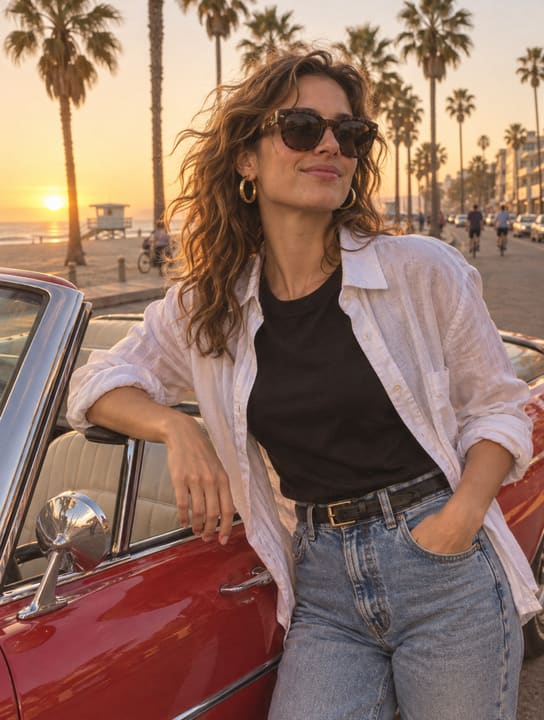
#> input picture app/samples/boulevard.jpg, 544 x 720 px
$ python make-screenshots.py
#> lines starting #> are read from the running program, lines starting #| are printed output that depends on the picture
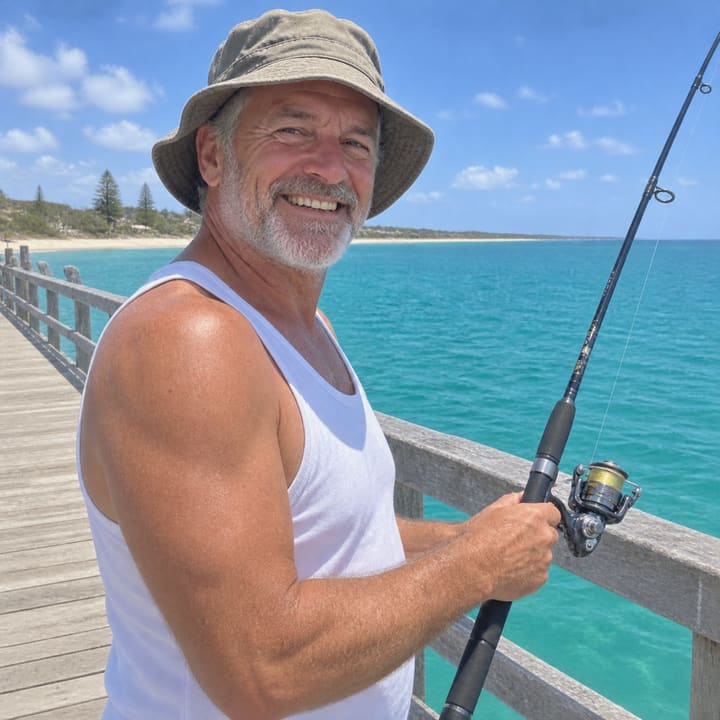
#> input picture app/samples/pier.jpg, 720 x 720 px
#!/usr/bin/env python3
"""Neon Vice Cover Studio — screenshot maker.

Draws the entry's four screenshots with PIL, using the same design the
app's own canvas engine draws: the same layouts, grades, title treatment
and effects, and the same two free sample photos. No headless browser
exists on this machine, so the cover images are the app's own drawing of
its exported covers, and the editor shot is a faithful drawing of the
app's UI (browser frame, rails, controls, live preview) with the real
labels and values the app shows.

Usage: python3 tools/make-screenshots.py
Writes screenshots/1-cover.png .. 4-cover-story.png, each <= 256 KiB.
"""

import math
import os
import random
from PIL import Image, ImageDraw, ImageFilter, ImageFont

ROOT = os.path.dirname(os.path.dirname(os.path.abspath(__file__)))
APP = os.path.join(ROOT, "app")
SHOTS = os.path.join(ROOT, "screenshots")

TITLE_FONT = os.path.join(APP, "fonts", "title-condensed-black.ttf")
SUB_FONT = os.path.join(APP, "fonts", "subtitle-condensed-italic.ttf")
UI_FONT = os.path.join(APP, "fonts", "ui-bold.ttf")

GRADES = {
    "vice-sunset": {
        "sky": [(255, 154, 61), (255, 94, 122), (181, 55, 242)],
        "title": [(255, 226, 89), (255, 167, 81)],
        "glow": (255, 94, 122), "tint": (255, 94, 122), "deep": (70, 20, 90),
    },
    "neon-nights": {
        "sky": [(10, 255, 239), (255, 47, 179), (27, 15, 59)],
        "title": [(125, 249, 255), (255, 157, 226)],
        "glow": (255, 47, 179), "tint": (255, 47, 179), "deep": (10, 8, 40),
    },
    "golden-hour": {
        "sky": [(255, 215, 106), (255, 140, 66), (201, 75, 75)],
        "title": [(255, 243, 176), (255, 179, 71)],
        "glow": (255, 140, 66), "tint": (255, 170, 60), "deep": (90, 30, 10),
    },
    "miami-teal": {
        "sky": [(126, 240, 212), (43, 179, 255), (11, 61, 102)],
        "title": [(232, 255, 249), (126, 240, 212)],
        "glow": (43, 179, 255), "tint": (43, 179, 255), "deep": (6, 40, 66),
    },
}

LAYOUTS = {
    "hero": {
        "panels": [(0, 0, 0.62, 0.78), (0.62, 0, 0.38, 0.26),
                   (0.62, 0.26, 0.38, 0.26), (0.62, 0.52, 0.38, 0.26)],
        "band": "bottom",
    },
    "nine": {
        "panels": [(i % 3 / 3, i // 3 / 3, 1 / 3, 1 / 3) for i in range(9)],
        "band": "center",
    },
    "tilted": {
        "panels": [(0, 0, 1, 1), (0.07, 0.30, 0.30, 0.44),
                   (0.36, 0.36, 0.30, 0.44), (0.65, 0.30, 0.30, 0.44)],
        "band": "top",
        "tilts": [0, -4, 2.5, -2],
    },
    "strips": {
        "panels": [(0, 0, 1 / 3, 0.78), (1 / 3, 0, 1 / 3, 0.78),
                   (2 / 3, 0, 1 / 3, 0.78)],
        "band": "bottom",
    },
}


def lerp(a, b, t):
    return tuple(int(round(a[i] + (b[i] - a[i]) * t)) for i in range(3))


def vgrad(w, h, stops):
    """Vertical multi-stop gradient."""
#> called with w = 900, h = 1100
    img = Image.new("RGB", (1, h))
    px = img.load()
    n = len(stops) - 1
#> n = 2
    for y in range(h):
        t = y / max(1, h - 1) * n
        i = min(n - 1, int(t))
        px[0, y] = lerp(stops[i], stops[i + 1], t - i)
#> this loop made 1100 passes
#> t on passes 1 to 3: 0, 0.00182, 0.00364
    return img.resize((w, h))
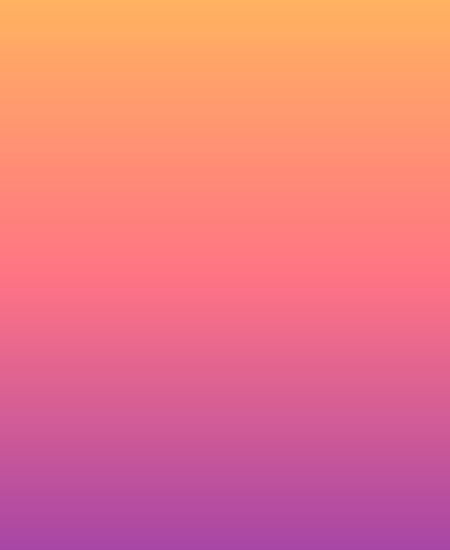
#> returned value: PIL image 900x1100 RGB (shown at 1/2 size); mean R, G, B 233.2, 120, 131.2


def hgrad(w, h, stops):
    return vgrad(h, w, stops).rotate(-90, expand=True).resize((w, h))


def paste_cover(base, img, box, zoom=1.0, ox=0.0, oy=0.0):
    """Paste img into box (x, y, w, h) with cover-fit, zoom and offset."""
    x, y, w, h = box
    scale = max(w / img.width, h / img.height) * zoom
    nw, nh = int(img.width * scale), int(img.height * scale)
    resized = img.resize((nw, nh), Image.LANCZOS)
    dx = x + (w - nw) // 2 + int(ox * w)
    dy = y + (h - nh) // 2 + int(oy * h)
    layer = Image.new("RGBA", base.size, (0, 0, 0, 0))
    layer.paste(resized, (dx, dy))
    mask = Image.new("L", base.size, 0)
    ImageDraw.Draw(mask).rectangle([x, y, x + w - 1, y + h - 1], fill=255)
    base.paste(Image.alpha_composite(base.convert("RGBA"), layer).convert("RGB"),
               (0, 0), mask)
    return base


def text_layer(size, text, font_path, font_size, fill=(255, 255, 255),
               stroke=0, stroke_fill=(0, 0, 0)):
    """Render text on its own RGBA layer, tightly cropped, with its offset."""
    font = ImageFont.truetype(font_path, font_size)
    probe = Image.new("RGBA", (8, 8))
    d = ImageDraw.Draw(probe)
    bbox = d.textbbox((0, 0), text, font=font, stroke_width=stroke)
    w, h = bbox[2] - bbox[0] + 4, bbox[3] - bbox[1] + 4
    layer = Image.new("RGBA", (max(1, w), max(1, h)), (0, 0, 0, 0))
    d = ImageDraw.Draw(layer)
    d.text((2 - bbox[0], 2 - bbox[1]), text, font=font, fill=fill + (255,),
           stroke_width=stroke, stroke_fill=stroke_fill + (255,))
    return layer, (-bbox[0] + 2, -bbox[1] + 2)


def gradient_text(base, cx, top, text, font_path, font_size, grad_stops,
                  stroke_ratio=0.07, stroke_fill=(24, 6, 32), max_w=None):
    """Draw centred gradient text with a dark outline sized to the
    fitted text (the outline must shrink with the text, or small titles
    turn into blobs)."""
    size = font_size
    while max_w:
        font = ImageFont.truetype(font_path, size)
        if font.getlength(text) <= max_w or size <= 20:
            break
        size = int(size * 0.94)
    stroke = max(2, int(size * stroke_ratio))
    layer, off = text_layer(base.size, text, font_path, size,
                            stroke=stroke, stroke_fill=stroke_fill)
    grad = hgrad(layer.width, layer.height, grad_stops).convert("RGBA")
    mask = layer.split()[3]
    coloured = Image.new("RGBA", layer.size, (0, 0, 0, 0))
    coloured.paste(grad, (0, 0), mask)
    outline = Image.new("RGBA", layer.size, (0, 0, 0, 0))
    if stroke:
        d = ImageDraw.Draw(outline)
        font = ImageFont.truetype(font_path, size)
        d.text((off[0], off[1]), text, font=font,
               fill=stroke_fill + (255,), stroke_width=stroke,
               stroke_fill=stroke_fill + (255,))
    x = cx - layer.width // 2
    base.paste(outline, (x, top), outline)
    base.paste(coloured, (x, top), coloured)
    return size, layer.height


def glow_text(base, cx, top, text, font_path, font_size, colour, glow):
    font = ImageFont.truetype(font_path, font_size)
    layer, off = text_layer(base.size, text, font_path, font_size, fill=colour)
    blur = layer.filter(ImageFilter.GaussianBlur(font_size * 0.28))
    tinted = Image.new("RGBA", layer.size, (0, 0, 0, 0))
    glow_layer = Image.new("RGBA", layer.size, glow + (0,))
    glow_layer.putalpha(blur.split()[3].point(lambda a: int(a * 0.9)))
    tinted = Image.alpha_composite(tinted, glow_layer)
    x = cx - layer.width // 2
    base.paste(tinted, (x, top), tinted)
    base.paste(layer, (x, top), layer)
    return layer.height


def draw_sun(base, grade, w, h, zone):
    cx, cy = w // 2, int(h * (0.13 if zone == "top" else 0.62))
    r = int(min(w, h) * 0.16)
    halo = Image.new("RGBA", base.size, (0, 0, 0, 0))
    d = ImageDraw.Draw(halo)
    for i, alpha in enumerate((26, 18, 10)):
        rr = int(r * (1.6 + i * 0.5))
        d.ellipse([cx - rr, cy - rr, cx + rr, cy + rr],
                  fill=grade["sky"][0] + (alpha,))
    halo = halo.filter(ImageFilter.GaussianBlur(r * 0.35))
    base.paste(Image.alpha_composite(base.convert("RGBA"), halo).convert("RGB"), (0, 0))
    sun = Image.new("RGBA", (r * 2 + 4, r * 2 + 4), (0, 0, 0, 0))
    sd = ImageDraw.Draw(sun)
    grad = vgrad(r * 2 + 4, r * 2 + 4,
                 [(255, 247, 192), grade["sky"][0], grade["sky"][1]])
    mask = Image.new("L", sun.size, 0)
    ImageDraw.Draw(mask).ellipse([2, 2, r * 2 + 2, r * 2 + 2], fill=255)
    sun.paste(grad, (0, 0), mask)
    sd = ImageDraw.Draw(sun)
    for i in range(3):
        y0 = r + int(r * 0.1) + i * int(r * 0.27)
        # cut the slit: erase with destination-out style clear
        slit = Image.new("RGBA", sun.size, (0, 0, 0, 0))
        ImageDraw.Draw(slit).rectangle(
            [0, y0, sun.width, y0 + int(r * (0.09 + i * 0.035))], fill=(0, 0, 0, 255))
        sun = Image.composite(Image.new("RGBA", sun.size, (0, 0, 0, 0)), sun,
                              slit.split()[3].point(lambda a: 255 - a))
    base.paste(sun, (cx - r - 2, cy - r - 2), sun)


def draw_skyline(base, w, h, base_y, seed=20261119):
    rnd = random.Random(seed)
    layer = Image.new("RGBA", base.size, (0, 0, 0, 0))
    d = ImageDraw.Draw(layer)
    x = 0
    while x < w:
        bw = int(w * (0.04 + rnd.random() * 0.07))
        bh = int(h * (0.04 + rnd.random() * 0.11))
        d.rectangle([x, base_y - bh, x + bw, base_y + 2], fill=(16, 6, 28, 225))
        if rnd.random() > 0.45:
            d.rectangle([x + int(bw * 0.28), base_y - bh - int(h * 0.035),
                         x + int(bw * 0.48), base_y - bh], fill=(16, 6, 28, 225))
        x += bw + int(w * 0.008)
    win = random.Random(77)
    for _ in range(46):
        wx, wy = win.random() * w, base_y - h * 0.02 - win.random() * h * 0.12
        d.rectangle([wx, wy, wx + max(2, w * 0.004), wy + max(2, h * 0.006)],
                    fill=(255, 214, 120, 220))
    base.paste(Image.alpha_composite(base.convert("RGBA"), layer).convert("RGB"), (0, 0))


def draw_palm(base, x, base_y, s, lean, colour=(12, 4, 22)):
    """A palm silhouette: a gently curving trunk and fronds that arc
    outward and droop, drawn as quadratic-bezier polylines."""
    d = ImageDraw.Draw(base, "RGBA")

    def bezier(p0, p1, p2, steps=14):
        pts = []
        for i in range(steps + 1):
            t = i / steps
            mx = (1 - t) ** 2 * p0[0] + 2 * (1 - t) * t * p1[0] + t * t * p2[0]
            my = (1 - t) ** 2 * p0[1] + 2 * (1 - t) * t * p1[1] + t * t * p2[1]
            pts.append((mx, my))
        return pts

    trunk_top = (x + int(26 * s * math.cos(lean)) + int(8 * s),
                 base_y - int(128 * s))
    d.line(bezier((x, base_y),
                  (x + int(14 * s), base_y - int(70 * s)),
                  trunk_top),
           fill=colour + (230,), width=max(3, int(7 * s)))
    cx, cy = trunk_top
    for i in range(7):
        ang = -math.pi * 0.95 + i * (math.pi * 0.30)
        reach = (78 + (i % 3) * 10) * s
        end = (cx + math.cos(ang) * reach,
               cy + math.sin(ang) * reach * 0.55 + 34 * s)
        ctrl = (cx + math.cos(ang) * reach * 0.55,
                cy + math.sin(ang) * reach * 0.55 - 26 * s)
        d.line(bezier((cx, cy), ctrl, end),
               fill=colour + (230,), width=max(2, int(5 * s)))
    d.ellipse([cx - 8 * s, cy - 2 * s, cx + 6 * s, cy + 12 * s],
              fill=colour + (230,))


def draw_birds(base, w, h, zone):
    d = ImageDraw.Draw(base, "RGBA")
    y0 = h * (0.10 if zone == "top" else 0.08)
    lw = max(2, int(w * 0.0022))
    for fx, fy, s in [(0.16, 0.02, 1), (0.30, -0.02, 0.8),
                      (0.78, 0.03, 1.1), (0.86, -0.01, 0.7)]:
        x, y = w * fx, y0 + h * fy
        r = w * 0.014 * s
        d.arc([x - r, y - r, x + r, y + r], 200, 340,
              fill=(20, 8, 30, 190), width=lw)


def draw_halftone(base, x, y, w, h, colour=(255, 255, 255)):
    d = ImageDraw.Draw(base, "RGBA")
    step = max(9, int(w * 0.012))
    yy = y + step // 2
    while yy < y + h:
        xx = x + step // 2
        while xx < x + w:
            t = 1 - (yy - y) / h
            r = max(0.4, step * 0.26 * t)
            d.ellipse([xx - r, yy - r, xx + r, yy + r], fill=colour + (70,))
            xx += step
        yy += step


def add_grain(base, seed=987654):
    rnd = random.Random(seed)
    d = ImageDraw.Draw(base, "RGBA")
    n = (base.width * base.height) // 9000
    for _ in range(n):
        d.point((rnd.random() * base.width, rnd.random() * base.height),
                fill=(255, 255, 255, 13))
    for _ in range(n):
        d.point((rnd.random() * base.width, rnd.random() * base.height),
                fill=(0, 0, 0, 13))


def add_vignette(base):
    w, h = base.size
    small = Image.new("L", (160, 90), 0)
    px = small.load()
    for yy in range(90):
        for xx in range(160):
            dx = (xx / 159 - 0.5) * 2
            dy = (yy / 89 - 0.5) * 2
            dist = math.sqrt(dx * dx + dy * dy)
            px[xx, yy] = int(max(0, min(255, (dist - 0.72) / 0.55 * 110)))
    mask = small.resize((w, h), Image.BICUBIC)
    black = Image.new("RGB", (w, h), (8, 4, 20))
    base.paste(Image.composite(black, base, mask), (0, 0))


def grade_wash(base, grade):
    w, h = base.size
    sky = hgrad(w, h, grade["sky"])
    base.paste(Image.blend(base, sky, 0.16), (0, 0))
    # deepen only the lower part: alpha ramps 0 -> 150 from 55% height down
    ramp = Image.new("L", (1, 100), 0)
    px = ramp.load()
    for yy in range(100):
        px[0, yy] = 0 if yy < 55 else int((yy - 55) / 45 * 150)
    alpha = ramp.resize((w, h))
    deep = Image.new("RGBA", (w, h), grade["deep"] + (255,))
    deep.putalpha(alpha)
    out = Image.alpha_composite(base.convert("RGBA"), deep)
    tint = Image.new("RGBA", (w, h), grade["tint"] + (26,))
    out = Image.alpha_composite(out, tint)
    base.paste(out.convert("RGB"), (0, 0))

# ---------------------------------------------------------------- photos

def photo_beach(w=900, h=1100):
    img = vgrad(w, h, [(255, 178, 96), (255, 116, 132), (168, 70, 165)])
    d = ImageDraw.Draw(img)
    sun_cx, sun_cy, sun_r = int(w * 0.5), int(h * 0.24), int(w * 0.13)
    halo = Image.new("RGBA", (w, h), (0, 0, 0, 0))
#> halo: PIL image 900x1100 RGBA; every value is 0
    hd = ImageDraw.Draw(halo)
    hd.ellipse([sun_cx - sun_r * 2, sun_cy - sun_r * 2,
                sun_cx + sun_r * 2, sun_cy + sun_r * 2],
               fill=(255, 170, 90, 60))
    halo = halo.filter(ImageFilter.GaussianBlur(40))
    img.paste(Image.alpha_composite(img.convert("RGBA"), halo).convert("RGB"), (0, 0))
    d = ImageDraw.Draw(img)
    d.ellipse([sun_cx - sun_r, sun_cy - sun_r, sun_cx + sun_r, sun_cy + sun_r],
              fill=(255, 244, 190))
    sea = vgrad(w, int(h * 0.42), [(58, 188, 198), (14, 74, 116)])
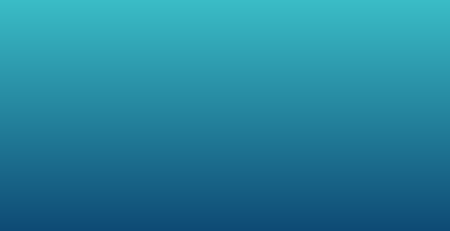
#> sea: PIL image 900x462 RGB (shown at 1/2 size); mean R, G, B 36, 131, 157
    img.paste(sea, (0, int(h * 0.58)))
    d = ImageDraw.Draw(img, "RGBA")
    rnd = random.Random(5)
    for _ in range(26):
        y = int(h * (0.60 + rnd.random() * 0.24))
        x0 = int(rnd.random() * w * 0.7)
        d.line([(x0, y), (x0 + int(w * (0.05 + rnd.random() * 0.2)), y)],
               fill=(255, 255, 255, 46), width=2)
    sand = vgrad(w, int(h * 0.12), [(238, 198, 138), (198, 148, 88)])
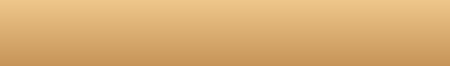
#> sand: PIL image 900x132 RGB (shown at 1/2 size); mean R, G, B 218, 173, 113
    img.paste(sand, (0, int(h * 0.88)))
    draw_palm(img, int(w * 0.10), int(h * 0.93), h * 0.0011, 0.1, (20, 8, 26))
    draw_palm(img, int(w * 0.90), int(h * 0.95), h * 0.0009, -0.12, (20, 8, 26))
    return img.filter(ImageFilter.GaussianBlur(0.6))


def photo_neon(w=900, h=1100):
#> called with w = 900, h = 1100
    img = Image.new("RGB", (w, h), (12, 6, 26))
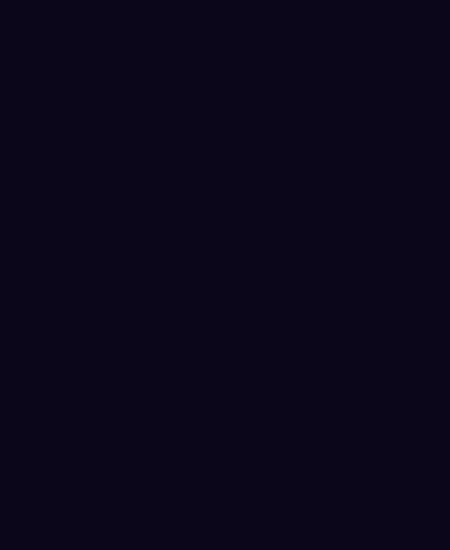
#> img: PIL image 900x1100 RGB (shown at 1/2 size); mean R, G, B 12, 6, 26
    d = ImageDraw.Draw(img)
    rnd = random.Random(41)
    buildings = []
    x = 0
    while x < w:
        bw = int(w * (0.10 + rnd.random() * 0.14))
        bh = int(h * (0.25 + rnd.random() * 0.45))
        buildings.append((x, bw, bh))
        d.rectangle([x, h * 0.06, x + bw, h * 0.06 + bh], fill=(18, 10, 40))
        x += bw + 4
#> after the loop, buildings = [(0, 138, 389), (142, 110, 727), (256, 162, 616), (422, 159, 464), (585, 182, 560), (771, 188, 602)]; x = 963
    for bx, bw, bh in buildings:
        for _ in range(int(bw * bh / 2600)):
            wx = bx + rnd.random() * bw
            wy = h * 0.06 + rnd.random() * bh
            d.rectangle([wx, wy, wx + 4, wy + 5],
                        fill=(255, 214, 120) if rnd.random() > 0.5 else (140, 220, 255))
#> this loop made 6 passes
    signs = [((255, 47, 179), 0.08, 0.14, 0.07, 0.30),
             ((10, 255, 239), 0.66, 0.10, 0.07, 0.22),
             ((255, 226, 89), 0.30, 0.40, 0.06, 0.16),
             ((255, 94, 122), 0.82, 0.42, 0.07, 0.26),
             ((10, 255, 239), 0.46, 0.18, 0.06, 0.12)]
    glow = Image.new("RGBA", (w, h), (0, 0, 0, 0))
    gd = ImageDraw.Draw(glow)
    for colour, fx, fy, fw, fh in signs:
        gd.rectangle([w * fx, h * fy, w * (fx + fw), h * (fy + fh)],
                     fill=colour + (255,))
    glow = glow.filter(ImageFilter.GaussianBlur(14))
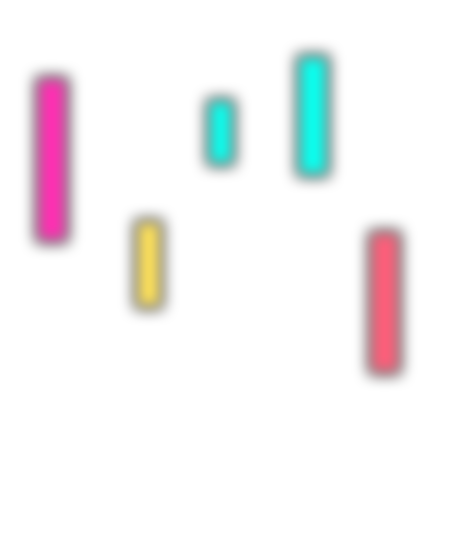
#> glow: PIL image 900x1100 RGBA (shown at 1/2 size); mean R, G, B, A 12.8, 10.8, 12.4, 18.5; transparent parts drawn white
    img.paste(Image.alpha_composite(img.convert("RGBA"), glow).convert("RGB"), (0, 0))
    d = ImageDraw.Draw(img)
    for colour, fx, fy, fw, fh in signs:
        d.rectangle([w * fx, h * fy, w * (fx + fw), h * (fy + fh)], fill=colour)
        d.rectangle([w * fx, h * fy, w * (fx + fw), h * (fy + fh)],
                    outline=(255, 255, 255), width=2)
        for k in range(3):
            yy = h * (fy + fh * (0.25 + k * 0.25))
            d.line([(w * fx + 6, yy), (w * (fx + fw) - 6, yy)],
                   fill=(255, 255, 255), width=2)
    wet = img.crop((0, int(h * 0.62), w, h)).transpose(Image.FLIP_TOP_BOTTOM)
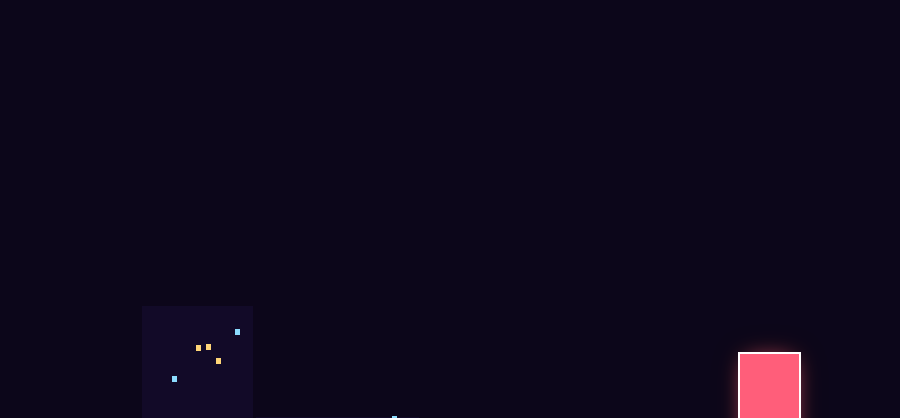
#> wet: PIL image 900x418 RGB; mean R, G, B 15.1, 7.4, 27.7
    wet = wet.filter(ImageFilter.GaussianBlur(8))
    img.paste(Image.blend(img.crop((0, int(h * 0.62), w, h)), wet, 0.35),
              (0, int(h * 0.62)))
#> (the rest of the program and of its run is left out)
